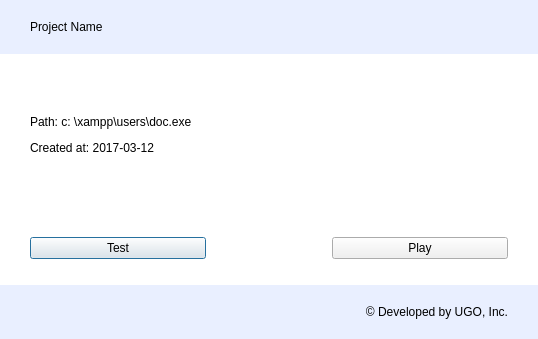
<?xml version="1.0" encoding="UTF-8"?>
<ui version="4.0">
 <class>dlgProjectDetails</class>
 <widget class="QDialog" name="dlgProjectDetails">
  <property name="geometry">
   <rect>
    <x>0</x>
    <y>0</y>
    <width>538</width>
    <height>339</height>
   </rect>
  </property>
  <property name="windowTitle">
   <string>Dialog</string>
  </property>
  <property name="windowIcon">
   <iconset>
    <normaloff>images/logo-blue.png</normaloff>images/logo-blue.png</iconset>
  </property>
  <layout class="QHBoxLayout" name="horizontalLayout">
   <property name="leftMargin">
    <number>0</number>
   </property>
   <property name="topMargin">
    <number>0</number>
   </property>
   <property name="rightMargin">
    <number>0</number>
   </property>
   <property name="bottomMargin">
    <number>0</number>
   </property>
   <item>
    <widget class="QWidget" name="widget" native="true">
     <property name="styleSheet">
      <string notr="true">background-color: rgb(255, 255, 255);</string>
     </property>
     <layout class="QHBoxLayout" name="horizontalLayout_7">
      <property name="leftMargin">
       <number>0</number>
      </property>
      <property name="topMargin">
       <number>0</number>
      </property>
      <property name="rightMargin">
       <number>0</number>
      </property>
      <property name="bottomMargin">
       <number>0</number>
      </property>
      <item>
       <widget class="QWidget" name="widget_2" native="true">
        <property name="styleSheet">
         <string notr="true">background-color: rgb(255, 255, 255);</string>
        </property>
        <layout class="QHBoxLayout" name="horizontalLayout_5">
         <property name="leftMargin">
          <number>0</number>
         </property>
         <property name="topMargin">
          <number>0</number>
         </property>
         <property name="rightMargin">
          <number>0</number>
         </property>
         <property name="bottomMargin">
          <number>0</number>
         </property>
         <item>
          <layout class="QVBoxLayout" name="verticalLayout_3">
           <item>
            <widget class="QWidget" name="widget_3" native="true">
             <property name="sizePolicy">
              <sizepolicy hsizetype="Preferred" vsizetype="Fixed">
               <horstretch>0</horstretch>
               <verstretch>0</verstretch>
              </sizepolicy>
             </property>
             <property name="styleSheet">
              <string notr="true">background-color: rgb(233, 239, 255);</string>
             </property>
             <layout class="QHBoxLayout" name="horizontalLayout_4">
              <property name="leftMargin">
               <number>30</number>
              </property>
              <property name="topMargin">
               <number>20</number>
              </property>
              <property name="rightMargin">
               <number>30</number>
              </property>
              <property name="bottomMargin">
               <number>20</number>
              </property>
              <item>
               <widget class="QLabel" name="lblProjectName">
                <property name="text">
                 <string>Project Name</string>
                </property>
                <property name="wordWrap">
                 <bool>true</bool>
                </property>
               </widget>
              </item>
             </layout>
            </widget>
           </item>
           <item>
            <widget class="QWidget" name="widget_4" native="true">
             <property name="styleSheet">
              <string notr="true"/>
             </property>
             <layout class="QHBoxLayout" name="horizontalLayout_2">
              <property name="leftMargin">
               <number>30</number>
              </property>
              <property name="topMargin">
               <number>20</number>
              </property>
              <property name="rightMargin">
               <number>30</number>
              </property>
              <property name="bottomMargin">
               <number>20</number>
              </property>
              <item>
               <layout class="QVBoxLayout" name="verticalLayout_2" stretch="0,0,0">
                <property name="sizeConstraint">
                 <enum>QLayout::SetDefaultConstraint</enum>
                </property>
                <item>
                 <widget class="QLabel" name="lblProjectDetails">
                  <property name="text">
                   <string>&lt;html&gt;&lt;head/&gt;&lt;body&gt;&lt;p&gt;Path: c: \xampp\users\doc.exe&lt;/p&gt;&lt;p&gt;Created at: 2017-03-12&lt;/p&gt;&lt;/body&gt;&lt;/html&gt;</string>
                  </property>
                 </widget>
                </item>
                <item>
                 <spacer name="verticalSpacer_2">
                  <property name="orientation">
                   <enum>Qt::Vertical</enum>
                  </property>
                  <property name="sizeType">
                   <enum>QSizePolicy::Minimum</enum>
                  </property>
                  <property name="sizeHint" stdset="0">
                   <size>
                    <width>20</width>
                    <height>40</height>
                   </size>
                  </property>
                 </spacer>
                </item>
                <item>
                 <layout class="QHBoxLayout" name="horizontalLayout_3">
                  <item>
                   <widget class="QPushButton" name="btnClickTest">
                    <property name="sizePolicy">
                     <sizepolicy hsizetype="Minimum" vsizetype="Maximum">
                      <horstretch>0</horstretch>
                      <verstretch>0</verstretch>
                     </sizepolicy>
                    </property>
                    <property name="cursor">
                     <cursorShape>PointingHandCursor</cursorShape>
                    </property>
                    <property name="autoFillBackground">
                     <bool>false</bool>
                    </property>
                    <property name="styleSheet">
                     <string notr="true">color: black;
background-color: rgb(240, 240, 240);


</string>
                    </property>
                    <property name="text">
                     <string>Test</string>
                    </property>
                    <property name="icon">
                     <iconset>
                      <normaloff>images/btn_test_icon.png</normaloff>images/btn_test_icon.png</iconset>
                    </property>
                    <property name="iconSize">
                     <size>
                      <width>30</width>
                      <height>30</height>
                     </size>
                    </property>
                    <property name="autoDefault">
                     <bool>true</bool>
                    </property>
                    <property name="default">
                     <bool>false</bool>
                    </property>
                    <property name="flat">
                     <bool>false</bool>
                    </property>
                   </widget>
                  </item>
                  <item>
                   <spacer name="horizontalSpacer_2">
                    <property name="orientation">
                     <enum>Qt::Horizontal</enum>
                    </property>
                    <property name="sizeType">
                     <enum>QSizePolicy::Minimum</enum>
                    </property>
                    <property name="sizeHint" stdset="0">
                     <size>
                      <width>40</width>
                      <height>20</height>
                     </size>
                    </property>
                   </spacer>
                  </item>
                  <item>
                   <spacer name="horizontalSpacer_3">
                    <property name="orientation">
                     <enum>Qt::Horizontal</enum>
                    </property>
                    <property name="sizeType">
                     <enum>QSizePolicy::Minimum</enum>
                    </property>
                    <property name="sizeHint" stdset="0">
                     <size>
                      <width>40</width>
                      <height>20</height>
                     </size>
                    </property>
                   </spacer>
                  </item>
                  <item>
                   <spacer name="horizontalSpacer">
                    <property name="orientation">
                     <enum>Qt::Horizontal</enum>
                    </property>
                    <property name="sizeType">
                     <enum>QSizePolicy::Minimum</enum>
                    </property>
                    <property name="sizeHint" stdset="0">
                     <size>
                      <width>40</width>
                      <height>20</height>
                     </size>
                    </property>
                   </spacer>
                  </item>
                  <item>
                   <widget class="QPushButton" name="btnClickPlay">
                    <property name="sizePolicy">
                     <sizepolicy hsizetype="Minimum" vsizetype="Maximum">
                      <horstretch>0</horstretch>
                      <verstretch>0</verstretch>
                     </sizepolicy>
                    </property>
                    <property name="cursor">
                     <cursorShape>PointingHandCursor</cursorShape>
                    </property>
                    <property name="styleSheet">
                     <string notr="true">color: black;
background-color: rgb(240, 240, 240);


</string>
                    </property>
                    <property name="text">
                     <string>Play</string>
                    </property>
                    <property name="icon">
                     <iconset>
                      <normaloff>images/btn_play _icon.png</normaloff>images/btn_play _icon.png</iconset>
                    </property>
                    <property name="iconSize">
                     <size>
                      <width>30</width>
                      <height>30</height>
                     </size>
                    </property>
                    <property name="default">
                     <bool>false</bool>
                    </property>
                    <property name="flat">
                     <bool>false</bool>
                    </property>
                   </widget>
                  </item>
                 </layout>
                </item>
               </layout>
              </item>
             </layout>
            </widget>
           </item>
           <item>
            <widget class="QWidget" name="widget_5" native="true">
             <property name="sizePolicy">
              <sizepolicy hsizetype="Preferred" vsizetype="Fixed">
               <horstretch>0</horstretch>
               <verstretch>0</verstretch>
              </sizepolicy>
             </property>
             <property name="styleSheet">
              <string notr="true">background-color: rgb(233, 239, 255);</string>
             </property>
             <layout class="QHBoxLayout" name="horizontalLayout_6">
              <property name="leftMargin">
               <number>30</number>
              </property>
              <property name="topMargin">
               <number>20</number>
              </property>
              <property name="rightMargin">
               <number>30</number>
              </property>
              <property name="bottomMargin">
               <number>20</number>
              </property>
              <item>
               <widget class="QLabel" name="label_2">
                <property name="text">
                 <string>© Developed by UGO, Inc.</string>
                </property>
                <property name="alignment">
                 <set>Qt::AlignRight|Qt::AlignTrailing|Qt::AlignVCenter</set>
                </property>
               </widget>
              </item>
             </layout>
            </widget>
           </item>
          </layout>
         </item>
        </layout>
       </widget>
      </item>
     </layout>
    </widget>
   </item>
  </layout>
 </widget>
 <resources/>
 <connections/>
</ui>
